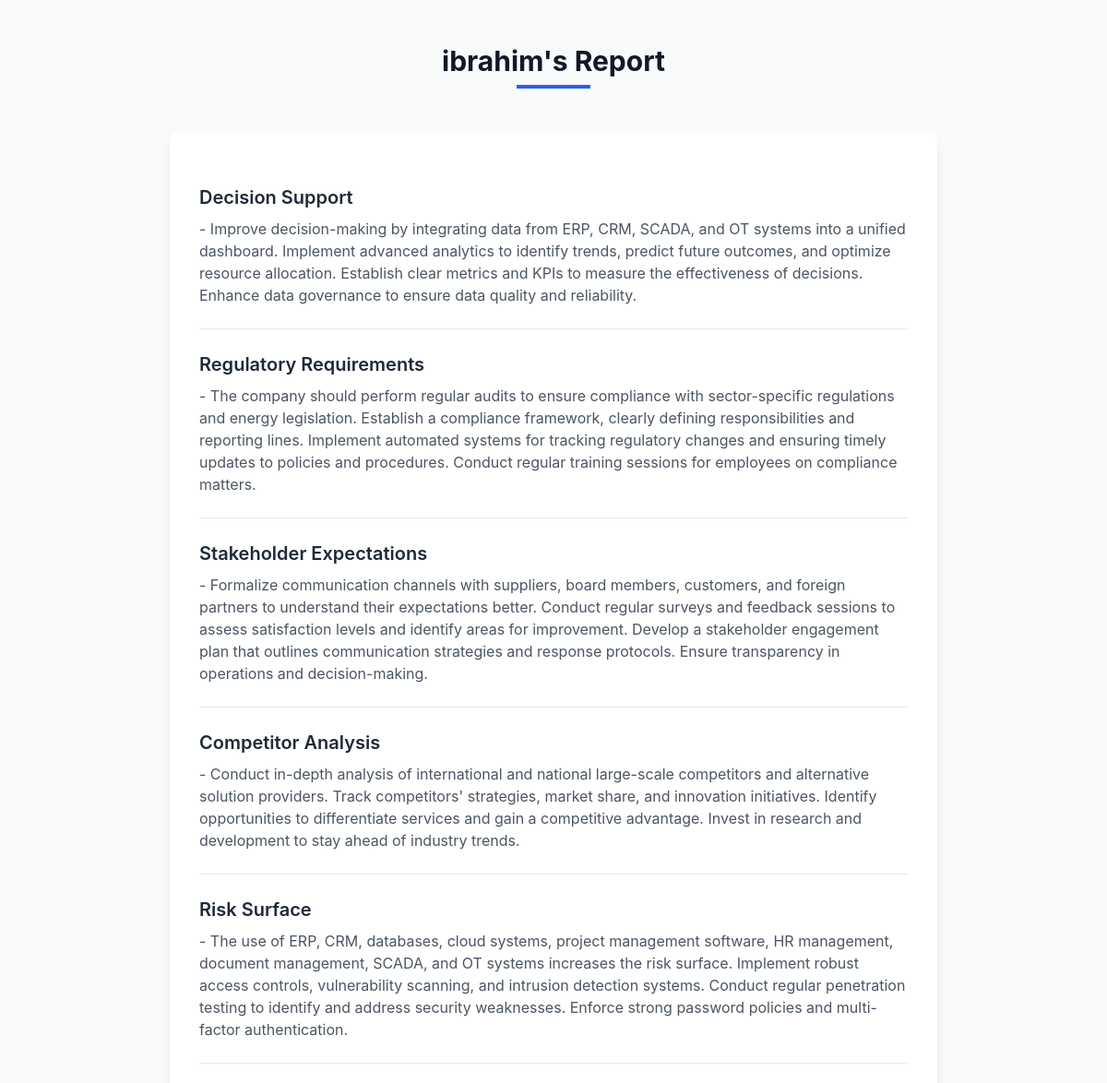
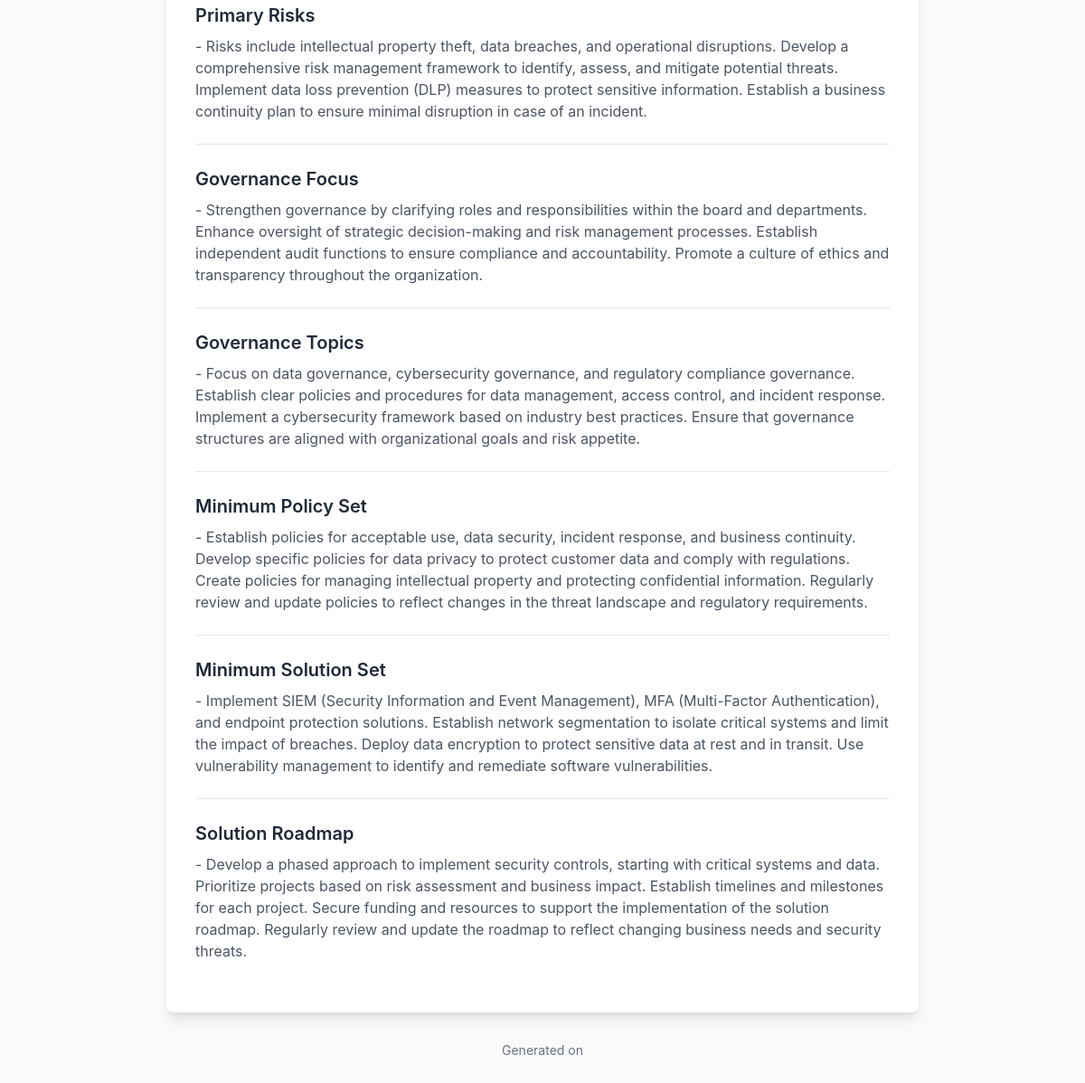
The app's page /grc/reports/view/3 (signed in), older data (2 pictures, top to bottom).
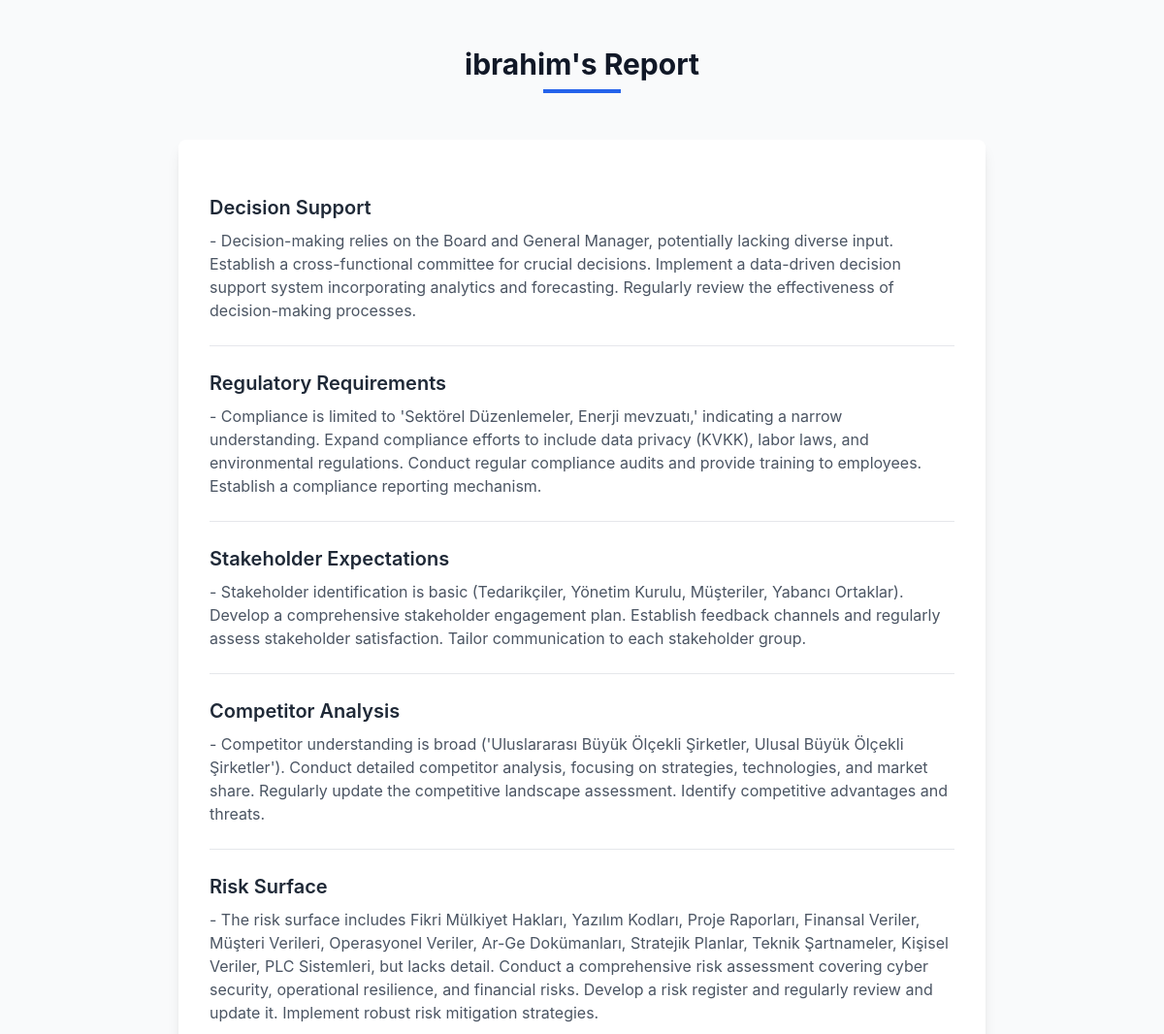
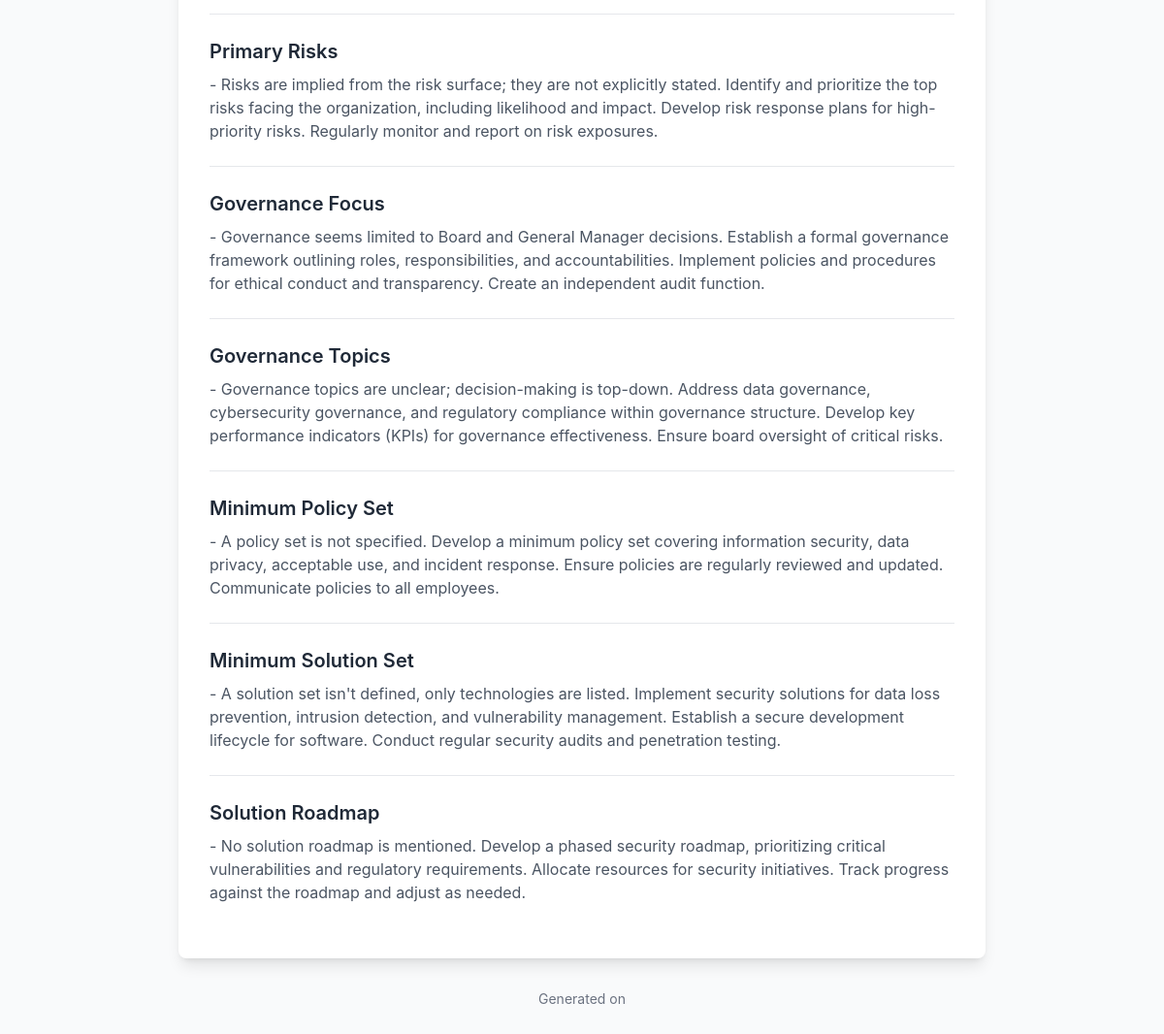
The same page, newer data (2 pictures, top to bottom).
### grc/models.py (models this page shows)
class Report(models.Model):
    user = models.OneToOneField(User, on_delete=models.CASCADE, related_name='report')
    completed_at = models.DateTimeField(auto_now_add=True)  # When report was generated
    decision_support = models.TextField(blank=True, null=True)
    regulatory_requirements = models.TextField(blank=True, null=True)
    stakeholder_expectations = models.TextField(blank=True, null=True)
    competitor_analysis = models.TextField(blank=True, null=True)
    risk_surface = models.TextField(blank=True, null=True)
    primary_risks = models.TextField(blank=True, null=True)
    governance_focus = models.TextField(blank=True, null=True)
    governance_topics = models.TextField(blank=True, null=True)
    minimum_policy_set = models.TextField(blank=True, null=True)
    minimum_solution_set = models.TextField(blank=True, null=True)
    solution_roadmap = models.TextField(blank=True, null=True)
    def __str__(self):
        return f"Report for {self.user.username}. to reach add column names."  # Show submission ID

### grc/views.py (the view)
        def _wrapped_view(request, *args, **kwargs):
            if not request.user.is_authenticated:
                return HttpResponseRedirect(reverse('login'))
            if not request.user.groups.filter(name=group_name).exists():
                return HttpResponseRedirect(reverse(redirect_to))
            return view_func(request, *args, **kwargs)

### grc/views.py (called while the page is built)
def group_required(group_name, redirect_to='reports'):
    def decorator(view_func):
        def _wrapped_view(request, *args, **kwargs):
            if not request.user.is_authenticated:
                return HttpResponseRedirect(reverse('login'))
            if not request.user.groups.filter(name=group_name).exists():
                return HttpResponseRedirect(reverse(redirect_to))
            return view_func(request, *args, **kwargs)
        return _wrapped_view
    return decorator

@group_required('NORMATURK')
@login_required
def user_view_report(request, user_id):
    report = Report.objects.get(user = user_id)
    print("Report:", report)
    return render(request, 'grc/user_view_report.html', {'report': report})

### grc/templates/grc/user_view_report.html (shortened to what this page needs)
<!DOCTYPE html>
<html lang="en">
<head>
    <script src="https://cdn.tailwindcss.com"></script>
</head>
<body class="bg-gray-50">
    <div class="max-w-4xl mx-auto px-4 sm:px-6 lg:px-8 py-12">
        <header class="mb-12 text-center">
            <h1 class="text-3xl font-bold text-gray-900">{{report.user.username}}'s Report</h1>
            <div class="mt-2 h-1 w-20 bg-blue-600 mx-auto"></div>
        </header>
        <main class="bg-white shadow-lg rounded-lg p-8">
            <div class="section">
                <h2 class="text-xl font-semibold text-gray-800">Decision Support</h2>
                <p class="mt-2 text-gray-600">{{ report.decision_support|default:"Not provided" }}</p>
            </div>
            <div class="section">
                <h2 class="text-xl font-semibold text-gray-800">Regulatory Requirements</h2>
                <p class="mt-2 text-gray-600">{{ report.regulatory_requirements|default:"Not provided" }}</p>
            </div>
            <div class="section">
                <h2 class="text-xl font-semibold text-gray-800">Stakeholder Expectations</h2>
                <p class="mt-2 text-gray-600">{{ report.stakeholder_expectations|default:"Not provided" }}</p>
            </div>
            <div class="section">
                <h2 class="text-xl font-semibold text-gray-800">Competitor Analysis</h2>
                <p class="mt-2 text-gray-600">{{ report.competitor_analysis|default:"Not provided" }}</p>
            </div>
            <div class="section">
                <h2 class="text-xl font-semibold text-gray-800">Risk Surface</h2>
                <p class="mt-2 text-gray-600">{{ report.risk_surface|default:"Not provided" }}</p>
            </div>
            <div class="section">
                <h2 class="text-xl font-semibold text-gray-800">Primary Risks</h2>
                <p class="mt-2 text-gray-600">{{ report.primary_risks|default:"Not provided" }}</p>
            </div>
            <div class="section">
                <h2 class="text-xl font-semibold text-gray-800">Governance Focus</h2>
                <p class="mt-2 text-gray-600">{{ report.governance_focus|default:"Not provided" }}</p>
            </div>
            <div class="section">
                <h2 class="text-xl font-semibold text-gray-800">Governance Topics</h2>
                <p class="mt-2 text-gray-600">{{ report.governance_topics|default:"Not provided" }}</p>
            </div>
            <div class="section">
                <h2 class="text-xl font-semibold text-gray-800">Minimum Policy Set</h2>
                <p class="mt-2 text-gray-600">{{ report.minimum_policy_set|default:"Not provided" }}</p>
            </div>
            <div class="section">
                <h2 class="text-xl font-semibold text-gray-800">Minimum Solution Set</h2>
                <p class="mt-2 text-gray-600">{{ report.minimum_solution_set|default:"Not provided" }}</p>
            </div>
            <div class="section">
                <h2 class="text-xl font-semibold text-gray-800">Solution Roadmap</h2>
                <p class="mt-2 text-gray-600">{{ report.solution_roadmap|default:"Not provided" }}</p>
            </div>
        </main>
        <footer class="mt-8 text-center">
            <p class="text-sm text-gray-500">Generated on {{ "now"|date:"F d, Y" }}</p>
        </footer>
    </div>
</body>
</html>

Row changes from the older to the newer data that the page shows:
changed Report "ibrahim": decision_support "- Improve decision-making by integrating data from ERP, CRM, SCADA, and OT systems into a unified dashboard. Implement advanced analytics to identify trends, predict future outcomes, and optimize resource allocation. Establish clear metrics and KPIs to measure the effectiveness of decisions. Enhance data governance to ensure data quality and reliability." → "- Decision-making relies on the Board and General Manager, potentially lacking diverse input. Establish a cross-functional committee for crucial decisions. Implement a data-driven decision support system incorporating analytics and forecasting. Regularly review the effectiveness of decision-making processes."; regulatory_requirements "- The company should perform regular audits to ensure compliance with sector-specific regulations and energy legislation. Establish a compliance framework, clearly defining responsibilities and reporting lines. Implement automated systems for tracking regulatory changes and ensuring timely updates to policies and procedures. Conduct regular training sessions for employees on compliance matters." → "- Compliance is limited to 'Sektörel Düzenlemeler, Enerji mevzuatı,' indicating a narrow understanding. Expand compliance efforts to include data privacy (KVKK), labor laws, and environmental regulations. Conduct regular compliance audits and provide training to employees. Establish a compliance reporting mechanism."; stakeholder_expectations "- Formalize communication channels with suppliers, board members, customers, and foreign partners to understand their expectations better. Conduct regular surveys and feedback sessions to assess satisfaction levels and identify areas for improvement. Develop a stakeholder engagement plan that outlines communication strategies and response protocols. Ensure transparency in operations and decision-making." → "- Stakeholder identification is basic (Tedarikçiler, Yönetim Kurulu, Müşteriler, Yabancı Ortaklar). Develop a comprehensive stakeholder engagement plan. Establish feedback channels and regularly assess stakeholder satisfaction. Tailor communication to each stakeholder group."; competitor_analysis "- Conduct in-depth analysis of international and national large-scale competitors and alternative solution providers. Track competitors' strategies, market share, and innovation initiatives. Identify opportunities to differentiate services and gain a competitive advantage. Invest in research and development to stay ahead of industry trends." → "- Competitor understanding is broad ('Uluslararası Büyük Ölçekli Şirketler, Ulusal Büyük Ölçekli Şirketler'). Conduct detailed competitor analysis, focusing on strategies, technologies, and market share. Regularly update the competitive landscape assessment. Identify competitive advantages and threats."; risk_surface "- The use of ERP, CRM, databases, cloud systems, project management software, HR management, document management, SCADA, and OT systems increases the risk surface. Implement robust access controls, vulnerability scanning, and intrusion detection systems. Conduct regular penetration testing to identify and address security weaknesses. Enforce strong password policies and multi-factor authentication." → "- The risk surface includes Fikri Mülkiyet Hakları, Yazılım Kodları, Proje Raporları, Finansal Veriler, Müşteri Verileri, Operasyonel Veriler, Ar-Ge Dokümanları, Stratejik Planlar, Teknik Şartnameler, Kişisel Veriler, PLC Sistemleri, but lacks detail. Conduct a comprehensive risk assessment covering cyber security, operational resilience, and financial risks. Develop a risk register and regularly review and update it. Implement robust risk mitigation strategies."; primary_risks "- Risks include intellectual property theft, data breaches, and operational disruptions. Develop a comprehensive risk management framework to identify, assess, and mitigate potential threats. Implement data loss prevention (DLP) measures to protect sensitive information. Establish a business continuity plan to ensure minimal disruption in case of an incident." → "- Risks are implied from the risk surface; they are not explicitly stated. Identify and prioritize the top risks facing the organization, including likelihood and impact. Develop risk response plans for high-priority risks. Regularly monitor and report on risk exposures."; governance_focus "- Strengthen governance by clarifying roles and responsibilities within the board and departments. Enhance oversight of strategic decision-making and risk management processes. Establish independent audit functions to ensure compliance and accountability. Promote a culture of ethics and transparency throughout the organization." → "- Governance seems limited to Board and General Manager decisions. Establish a formal governance framework outlining roles, responsibilities, and accountabilities. Implement policies and procedures for ethical conduct and transparency. Create an independent audit function."; governance_topics "- Focus on data governance, cybersecurity governance, and regulatory compliance governance. Establish clear policies and procedures for data management, access control, and incident response. Implement a cybersecurity framework based on industry best practices. Ensure that governance structures are aligned with organizational goals and risk appetite." → "- Governance topics are unclear; decision-making is top-down. Address data governance, cybersecurity governance, and regulatory compliance within governance structure. Develop key performance indicators (KPIs) for governance effectiveness. Ensure board oversight of critical risks."; minimum_policy_set "- Establish policies for acceptable use, data security, incident response, and business continuity. Develop specific policies for data privacy to protect customer data and comply with regulations. Create policies for managing intellectual property and protecting confidential information. Regularly review and update policies to reflect changes in the threat landscape and regulatory requirements." → "- A policy set is not specified. Develop a minimum policy set covering information security, data privacy, acceptable use, and incident response. Ensure policies are regularly reviewed and updated. Communicate policies to all employees."; minimum_solution_set "- Implement SIEM (Security Information and Event Management), MFA (Multi-Factor Authentication), and endpoint protection solutions. Establish network segmentation to isolate critical systems and limit the impact of breaches. Deploy data encryption to protect sensitive data at rest and in transit. Use vulnerability management to identify and remediate software vulnerabilities." → "- A solution set isn't defined, only technologies are listed. Implement security solutions for data loss prevention, intrusion detection, and vulnerability management. Establish a secure development lifecycle for software. Conduct regular security audits and penetration testing."; solution_roadmap "- Develop a phased approach to implement security controls, starting with critical systems and data. Prioritize projects based on risk assessment and business impact. Establish timelines and milestones for each project. Secure funding and resources to support the implementation of the solution roadmap. Regularly review and update the roadmap to reflect changing business needs and security threats." → "- No solution roadmap is mentioned. Develop a phased security roadmap, prioritizing critical vulnerabilities and regulatory requirements. Allocate resources for security initiatives. Track progress against the roadmap and adjust as needed."
